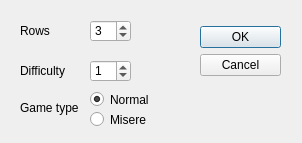
<?xml version="1.0" encoding="UTF-8"?>
<ui version="4.0">
 <class>ngDialog</class>
 <widget class="QDialog" name="ngDialog">
  <property name="geometry">
   <rect>
    <x>0</x>
    <y>0</y>
    <width>302</width>
    <height>143</height>
   </rect>
  </property>
  <property name="windowTitle">
   <string>Dialog</string>
  </property>
  <widget class="QDialogButtonBox" name="buttonBox">
   <property name="geometry">
    <rect>
     <x>200</x>
     <y>20</y>
     <width>81</width>
     <height>61</height>
    </rect>
   </property>
   <property name="sizePolicy">
    <sizepolicy hsizetype="Fixed" vsizetype="Fixed">
     <horstretch>0</horstretch>
     <verstretch>0</verstretch>
    </sizepolicy>
   </property>
   <property name="orientation">
    <enum>Qt::Vertical</enum>
   </property>
   <property name="standardButtons">
    <set>QDialogButtonBox::Cancel|QDialogButtonBox::Ok</set>
   </property>
   <property name="centerButtons">
    <bool>true</bool>
   </property>
  </widget>
  <widget class="QLabel" name="label_2">
   <property name="geometry">
    <rect>
     <x>20</x>
     <y>60</y>
     <width>52</width>
     <height>21</height>
    </rect>
   </property>
   <property name="text">
    <string>Difficulty</string>
   </property>
  </widget>
  <widget class="QSpinBox" name="diffSpnBx">
   <property name="geometry">
    <rect>
     <x>90</x>
     <y>60</y>
     <width>41</width>
     <height>22</height>
    </rect>
   </property>
   <property name="minimum">
    <number>0</number>
   </property>
   <property name="maximum">
    <number>5</number>
   </property>
   <property name="value">
    <number>1</number>
   </property>
  </widget>
  <widget class="QSpinBox" name="rowsSpnBx">
   <property name="geometry">
    <rect>
     <x>90</x>
     <y>20</y>
     <width>41</width>
     <height>22</height>
    </rect>
   </property>
   <property name="minimum">
    <number>2</number>
   </property>
   <property name="maximum">
    <number>8</number>
   </property>
   <property name="value">
    <number>3</number>
   </property>
  </widget>
  <widget class="QLabel" name="label">
   <property name="geometry">
    <rect>
     <x>20</x>
     <y>20</y>
     <width>31</width>
     <height>21</height>
    </rect>
   </property>
   <property name="text">
    <string>Rows</string>
   </property>
  </widget>
  <widget class="QRadioButton" name="rdBtnNormal">
   <property name="geometry">
    <rect>
     <x>90</x>
     <y>90</y>
     <width>92</width>
     <height>19</height>
    </rect>
   </property>
   <property name="text">
    <string>Normal</string>
   </property>
   <property name="checked">
    <bool>true</bool>
   </property>
   <attribute name="buttonGroup">
    <string>btnGrGameType</string>
   </attribute>
  </widget>
  <widget class="QRadioButton" name="rdBtnMisere">
   <property name="geometry">
    <rect>
     <x>90</x>
     <y>110</y>
     <width>92</width>
     <height>19</height>
    </rect>
   </property>
   <property name="text">
    <string>Misere</string>
   </property>
   <property name="checked">
    <bool>false</bool>
   </property>
   <attribute name="buttonGroup">
    <string>btnGrGameType</string>
   </attribute>
  </widget>
  <widget class="QLabel" name="label_3">
   <property name="geometry">
    <rect>
     <x>20</x>
     <y>100</y>
     <width>71</width>
     <height>16</height>
    </rect>
   </property>
   <property name="text">
    <string>Game type</string>
   </property>
  </widget>
 </widget>
 <resources/>
 <connections>
  <connection>
   <sender>buttonBox</sender>
   <signal>accepted()</signal>
   <receiver>ngDialog</receiver>
   <slot>accept()</slot>
   <hints>
    <hint type="sourcelabel">
     <x>280</x>
     <y>34</y>
    </hint>
    <hint type="destinationlabel">
     <x>157</x>
     <y>142</y>
    </hint>
   </hints>
  </connection>
  <connection>
   <sender>buttonBox</sender>
   <signal>rejected()</signal>
   <receiver>ngDialog</receiver>
   <slot>reject()</slot>
   <hints>
    <hint type="sourcelabel">
     <x>280</x>
     <y>40</y>
    </hint>
    <hint type="destinationlabel">
     <x>286</x>
     <y>142</y>
    </hint>
   </hints>
  </connection>
 </connections>
 <buttongroups>
  <buttongroup name="btnGrGameType"/>
 </buttongroups>
</ui>
